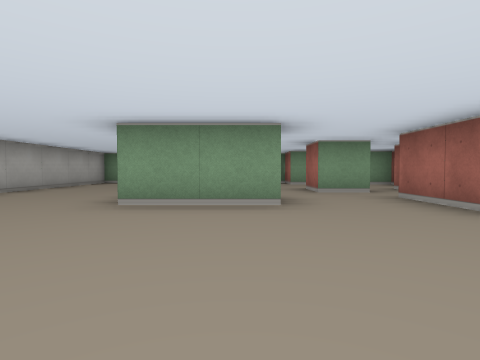
View 1 (above)

24 first-person views from a walk through a cub3D ray-caster map. The camera is about half as high as the walls, tilts 2° down and sees 80° across. The floor is counted in squares. Each view is taken from the middle of a square. On the plan, view 1 faces up. The plan holds only what a view shows up to about 9 squares ahead; the rest is blank.

View 2
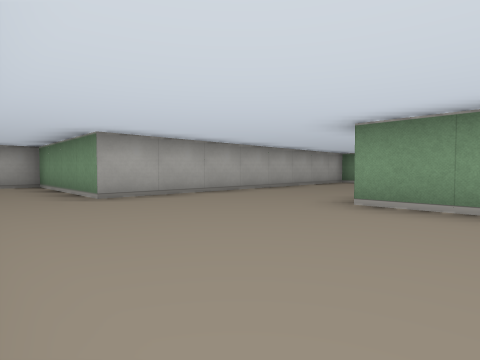

View 3
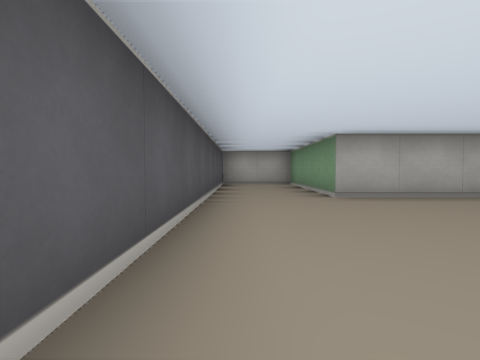

View 4
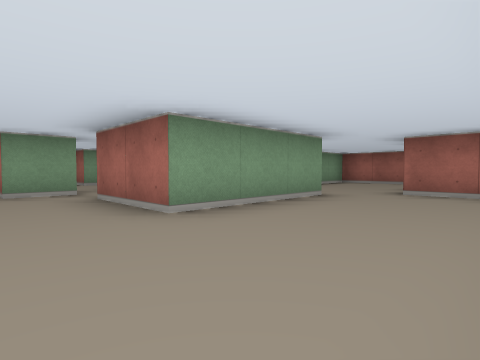

View 5
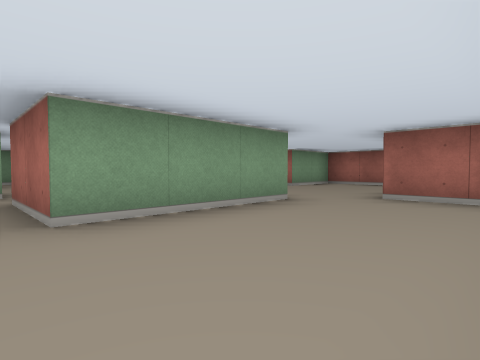

View 6
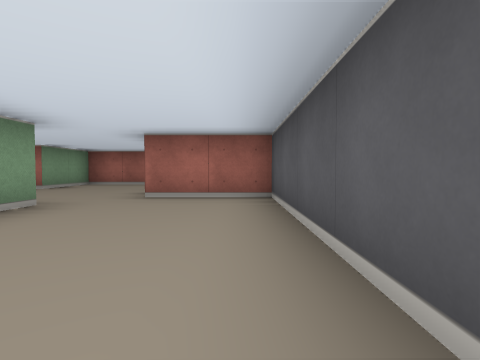

View 7
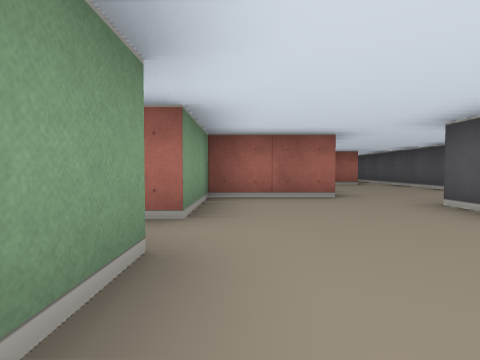

View 8
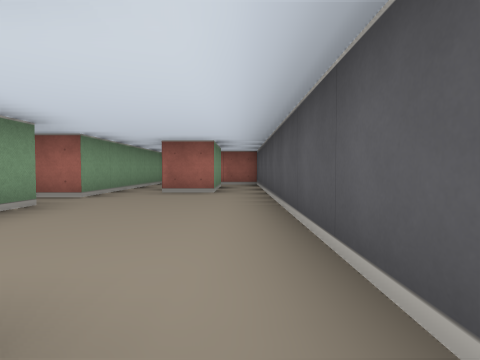

View 9
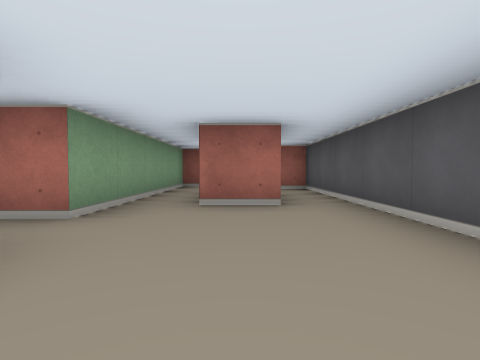

View 10
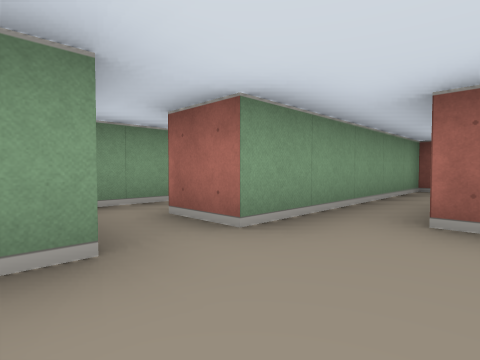

View 11
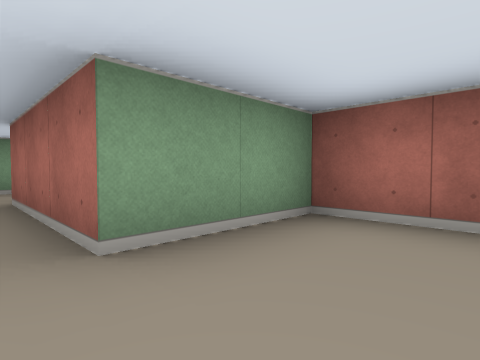

View 12
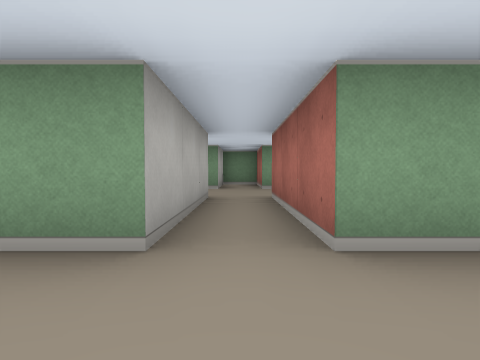

View 13
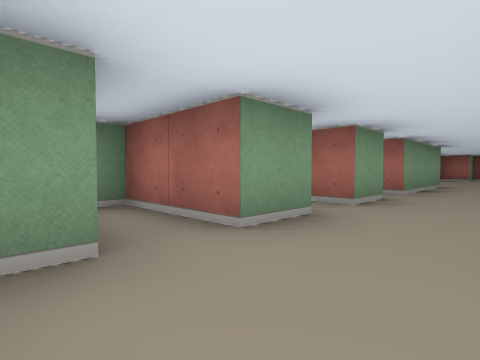

View 14
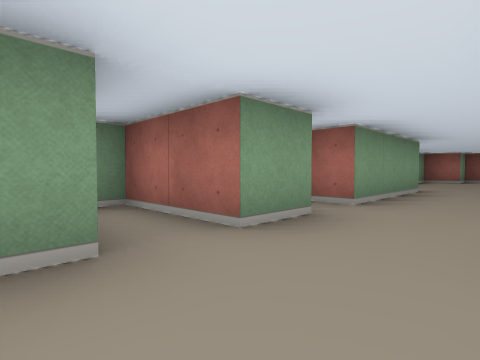

View 15
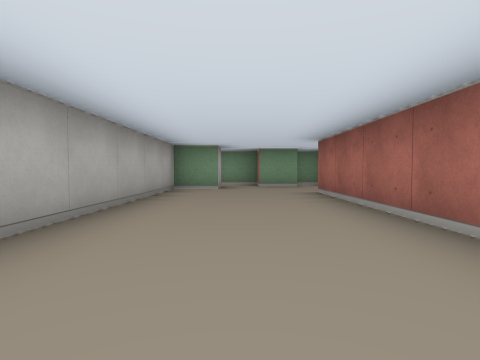

View 16
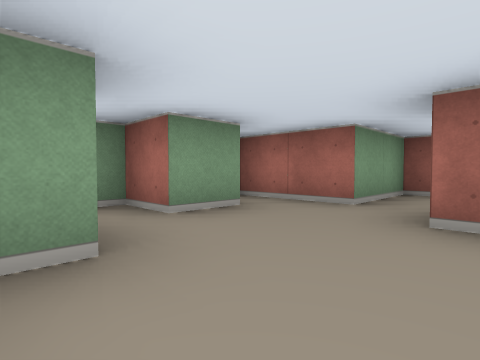

View 17
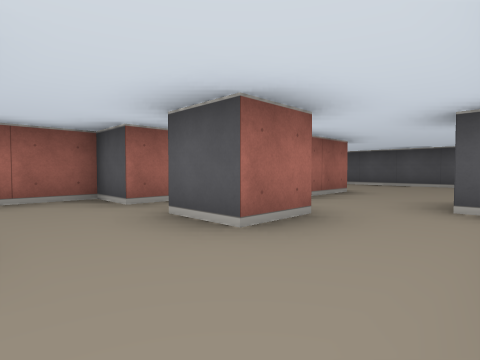

View 18
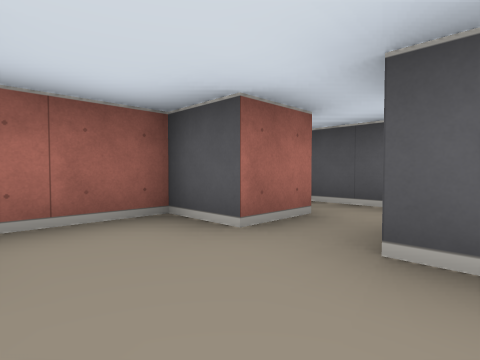

View 19
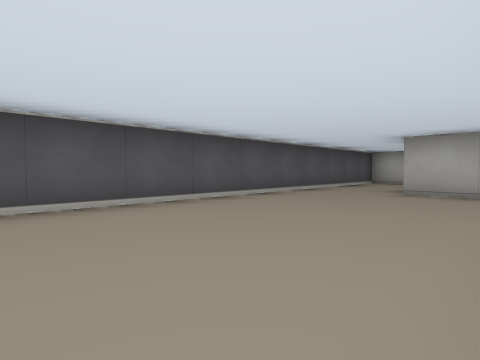

View 20
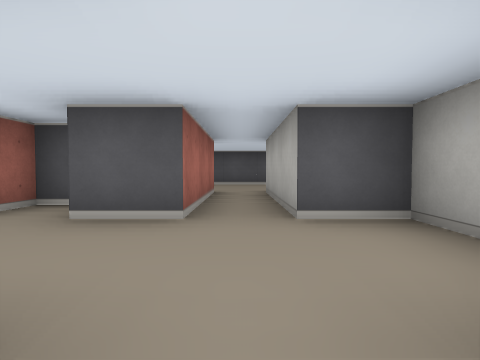

View 21
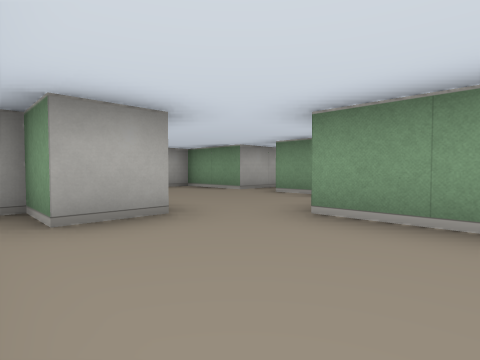

View 22
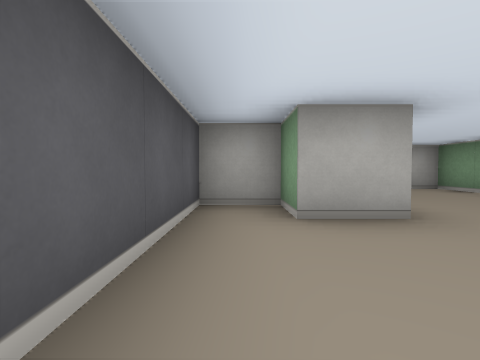

View 23
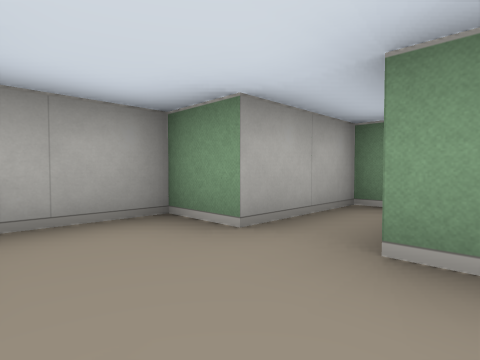

View 24
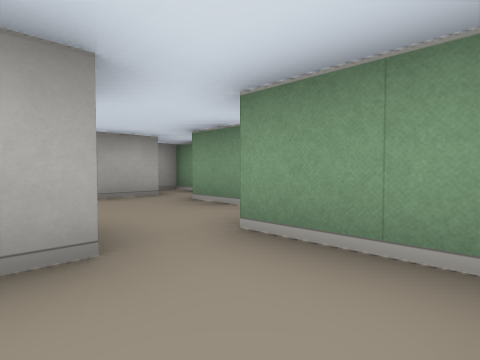

### Floor plan
Points are (right, up) in squares from view 1. A wall is a line through its corners. A room is listed if a view was taken in it or the views show most of it. See-through windows are left out.
Room 1 (views 1, 2, 3, 4, 5, 6, 7, 8, 9, 10, 11, 12, 15, 16, 19, 21, 22)
walls: (0.5, 3.5) (-1.5, 3.5); (5.5, 2.5) (2.5, 2.5) (2.5, 4.5); (-1.5, 4.8) (-1.5, 8.5); (7.1, 1.5) (9.5, 1.5) (9.5, 0.5) (8.5, 0.5) (8.5, -0.5) (14.5, -0.5); (-0.5, 9.5) (-0.5, 11.5) (-1.4, 11.5); (7.5, 7.5) (7.5, 4.5) (5.5, 4.5) (5.5, 3.9); (-1.4, 10.5) (-2.5, 10.5) (-2.5, 11.5) (-4.5, 11.5) (-4.5, 11); (-3.5, 10.6) (-3.5, 9.5) (-4.5, 9.5) (-4.5, 1.5) (-8.5, 1.5) (-8.5, -0.5) (6.5, -0.5) (6.5, 1.5); (12.6, 2.5) (10.5, 2.5) (10.5, 4.5) (8.5, 4.5) (8.5, 7.5); (14.5, 0.5) (14.5, 1.5); (16.5, 2.5) (13.5, 2.5) (13.5, 3.5)
ways out: opening at (8, 7) to room 2; opening at (-1, 9) to room 4; opening at (1.5, 4) to room 4; opening at (15.5, 0) to room 5; opening at (15.5, 2) to room 6; opening at (13, 3)
Room 2 (views 13, 20)
walls: (8.5, 9.5) (8.5, 11.5) (7.5, 11.5) (7.5, 9.5) (6.5, 9.5) (6.5, 7.5) (7.5, 7.5)
ways out: opening at (8, 7) to room 1; opening at (9, 8.5) to room 3
Room 3 (views 14, 23)
walls: (9.6, 9.5) (8.5, 9.5); (11.6, 9.5) (10.5, 9.5) (10.5, 11.5) (10.1, 11.5); (8.5, 7.5) (9.5, 7.5); (10, 6.5) (10.5, 6.5) (10.5, 7.1)
ways out: opening at (9, 8.5) to room 2; opening at (11, 8.5)
Room 4 (views 17, 18, 24)
walls: (2, 8.5) (1.5, 8.5) (1.5, 9.5) (-0.5, 9.5); (2.6, 5.5) (1.5, 5.5) (1.5, 6.5) (2.5, 6.5); (3.5, 5.4) (3.5, 6.5) (4.5, 6.5) (4.5, 8.5) (3.5, 8.5) (3.5, 9.1); (3.1, 4.5) (4.1, 4.5); (-0.5, 8.6) (-0.5, 8.1)
ways out: opening at (-1, 9) to room 1; opening at (1.5, 4) to room 1
Room 5 (no view inside)
walls: (16.2, 0.5) (14.5, 0.5); (14.5, -0.5) (17.5, -0.5) (17.5, 0.6)
ways out: opening at (15.5, 0) to room 1; opening at (17, 1) to room 6
Room 6 (no view inside)
walls: (18.5, 2) (18.5, 2.5) (16.5, 2.5)
ways out: opening at (15.5, 2) to room 1; opening at (17, 1) to room 5

Positions as (right, up) in squares from view 1, and headings:
1: (0, 0), facing up
2: (0, 0), facing up-left
3: (0, 0), facing left
4: (1, 0), facing up-right
5: (2, 0), facing up-right
6: (2, 0), facing right
7: (6, 4), facing right
8: (9, 0), facing right
9: (11, 1), facing right
10: (12, 1), facing up-right
11: (8, 3), facing up-right
12: (8, 3), facing up
13: (7, 8), facing up-right
14: (9, 8), facing up-right
15: (-3, 3), facing up
16: (-4, 8), facing up-right
17: (0, 8), facing down-right
18: (2, 8), facing down-right
19: (1, 3), facing down-left
20: (8, 10), facing down
21: (12, 0), facing up-left
22: (12, 0), facing left
23: (9, 8), facing up-left
24: (1, 8), facing up-left
